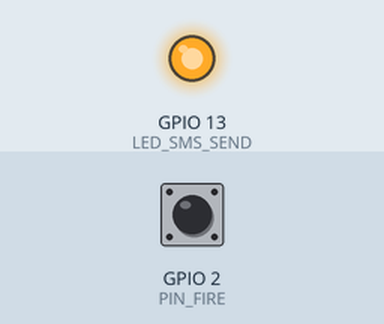
The sketch below on a simulated ESP8266 (NodeMCU). Parts: output pins drawn as LEDs (lit = HIGH). The test bench sets the inputs (shaded band); at power-on: GPIO 2 (PIN_FIRE) HIGH. What the sketch prints to the serial monitor is not drawn.

Above: at 0.1 s.
At 6.1 s:
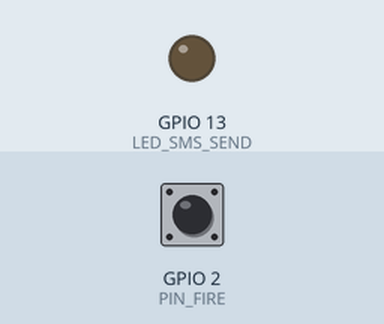
Timing chart, 0 to 7.6 s (numbered marks = the images above):
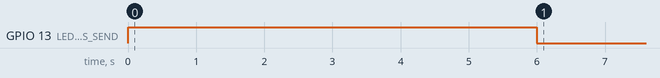

Measured:
- by itself, GPIO 13 (LED_SMS_SEND): LOW → HIGH at 0.00 s, → LOW 6.0 s later

The sketch:

v0.98g_ptr.ino
```cpp
const int  PIN_FIRE     =  2;
const int  LED_SMS_SEND = 13;

int  A_BUS_FIRE  = 0;
int  P_BUS_FIRE  = 0;

void setup()
{
  Serial.begin(9600);
  pinMode(PIN_FIRE,INPUT);
  pinMode(LED_SMS_SEND,OUTPUT);

}

void loop()
{
  digitalWrite(LED_SMS_SEND,LOW);


  if(TestBus(&P_BUS_FIRE, &A_BUS_FIRE, PIN_FIRE)==HIGH)
  {
    digitalWrite(LED_SMS_SEND,HIGH);
    Serial.println("HIGH");
    delay(5000);
  }
  delay(1000);
}

int TestBus(int* P_BUS,int* A_BUS,int PIN)
{
 *A_BUS = digitalRead(PIN);
 if(*A_BUS!=*P_BUS)
 {
   *P_BUS=*A_BUS;
   return HIGH;
 }
 else
 {
   return LOW;
 }
}
```
